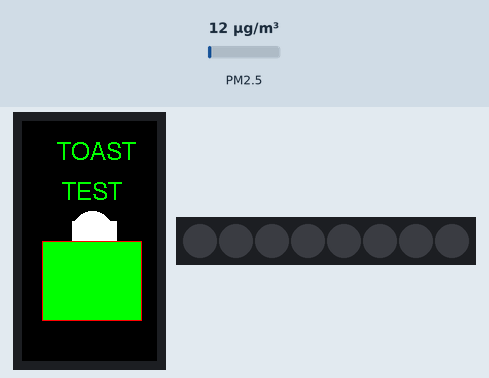
Bench run of a sketch on a simulated ESP32. On the bench: 135×240 colour display, 8 RGB LEDs in strip order, left to right. The inputs (shaded band) are chosen by the test bench; at power-on: PM2.5 12 µg/m³. Dim RGB values are drawn brighter than linear; WiFi joins after 1.5 s; servers stay silent unless stated; what the sketch prints to the serial monitor is not drawn.

Above: at 4.1 s.
At 10.2 s:
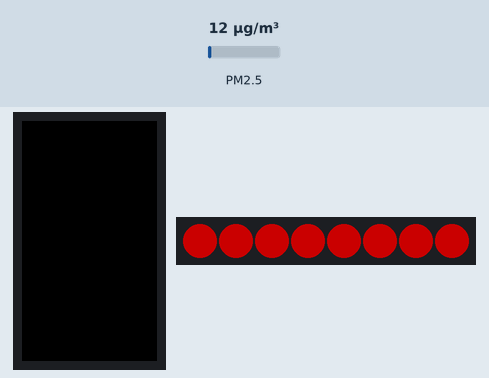
10.3 s: PM2.5 set to 150 µg/m³
At 13.8 s:
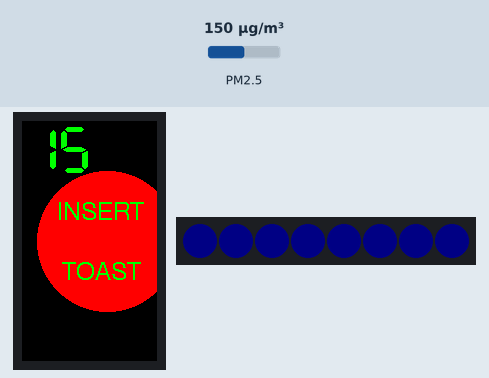
14.0 s: PM2.5 set to 6 µg/m³
17.1 s: PM2.5 set to 75 µg/m³
At 21.8 s:
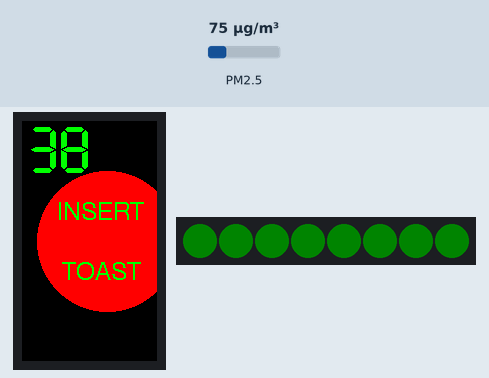
Timing chart, 0 to 28.6 s (numbered marks = the images above; inputs shaded):
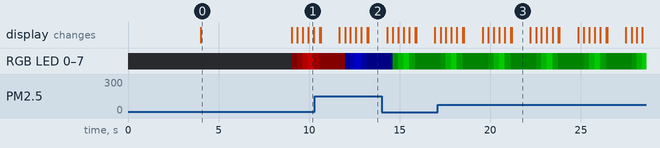

The sketch:

ttgoBasicBlynk.ino
```cpp
/*
 An example showing linear analogue meter
 */

// Meter colour schemes
#define SECS_PER_MIN  (60UL)
#define RXD2 13
#define TXD2 12
#define PIN 33
#define BLYNK_PRINT Serial
#define numberOfSeconds(_time_) (_time_ % SECS_PER_MIN)
#define numberOfMinutes(_time_) ((_time_ / SECS_PER_MIN) % SECS_PER_MIN)
const int numReadings = 10;
#include <TFT_eSPI.h>
#include <SPI.h>
#include "Adafruit_PM25AQI.h"
#include <Adafruit_NeoPixel.h>
#include <WiFi.h>
#include <WiFiClient.h>
#include <BlynkSimpleEsp32.h>
char auth[] = "";


// Your WiFi credentials.
// Set password to "" for open networks.
char ssid[] = "";
char pass[] = "";
Adafruit_PM25AQI aqi = Adafruit_PM25AQI();
Adafruit_NeoPixel strip = Adafruit_NeoPixel(8, PIN, NEO_GRB + NEO_KHZ800);
int zedLevel = 1;
int minutes;
int seconds;
int changer = 0;
float total = 0;
float maxDust = 1;
float timerTrue = 0.0;
int bight = 0;
int readings[numReadings];      // the readings from the analog input
int readIndex = 0;              // the index of the current reading
int total2 = 0;                  // the running total
int average = 0;                // the average
bool tell = 0;
TFT_eSPI tft = TFT_eSPI();
BlynkTimer timer;
int reading = 0;

void setup(void) {
  Serial.begin(115200);
  Serial1.begin(9600, SERIAL_8N1, RXD2, TXD2);
  Blynk.begin(auth, ssid, pass);
  delay(2000);
  timer.setInterval(5000L, blynkPrint);
  tft.begin();
  tft.setRotation(0);
  tft.fillScreen(TFT_BLACK);
  timerTrue = 0;
  total = 0;
  if (! aqi.begin_UART(&Serial1)) { // connect to the sensor over hardware serial
  //if (! aqi.begin_UART(&pmSerial)) { // connect to the sensor over software serial
    Serial.println("Could not find PM 2.5 sensor!");
    while (1) delay(10);
  }
  Serial.println("PM25 found!");
  for (int thisReading = 0; thisReading < numReadings; thisReading++) {
    readings[thisReading] = 0;
  }
  //tft.fillScreen(TFT_RED);
  tft.setTextColor(TFT_GREEN, TFT_BLACK);
  tft.drawString("TOAST",35,20,4);
   tft.drawString("TEST",40,60,4);
  tft.fillCircle( 70,110,20,TFT_WHITE);
  tft.fillRect(50,100,45,40,TFT_WHITE);
  tft.fillRect(20,120,100,80,TFT_GREEN);
  tft.drawRect(20,120,100,80,TFT_RED);

 delay(5000);
  tft.fillScreen(TFT_BLACK);
  strip.begin();
  strip.show(); // initialize all pixels to "off"
  pinMode(0, INPUT_PULLUP);
}

void loop() {
  Blynk.run();

  strip.show();
  brighten(zedLevel);

   PM25_AQI_Data data;

  if (! aqi.read(&data)) {

    Serial.println("Could not read from AQI");
    delay(500);  // try again in a bit!
    return;
  }
  if(digitalRead(0) == 0) {
    tell = 0;
    timerTrue = millis();
    maxDust = 1;
  }
  Serial.println("AQI reading success");
if((data.pm25_standard >= 1000) && (maxDust < data.pm25_standard)) {
  tell = 1;
  timerTrue = millis();
  maxDust = data.pm25_standard;
  }
  tft.setRotation(0);
 tft.setTextColor(TFT_GREEN, TFT_BLACK);
 //total = data.pm25_standard;
 //tft.drawCentreString("NUMBER",132,5,4);
 tft.drawNumber(int(total),5,5,7);
 if(!tell){
  tft.fillCircle(85,120,70,TFT_RED);
   tft.setTextColor(TFT_GREEN, TFT_RED);

  tft.drawString("INSERT",35,80,4);
   tft.drawString("TOAST",40,140,4);

 }
 if(tell){
  timer.run();

 tft.drawNumber(int(maxDust),40,220,4);
 tft.setRotation(1);
 int percent = ((total/maxDust) * 100);
 tft.drawNumber(int(percent),60,110,4);
 tft.drawString("%",100,110,4);
  int clocker = (millis() - timerTrue)/1000;
  time(clocker);

 tft.drawNumber(minutes,140,110,4);
 tft.drawString(":",160,110,4);
 tft.drawNumber(seconds,170,110,4);
 reading = map(total,0, maxDust, 20,0);
 int diff = total - data.pm25_standard;
 int flight = map(diff, -100, 100, 1,19);
 linearMeter(flight, 55,  10, 5, 35, 3, 19, 0);
 linearMeter(reading, 55,  60, 5, 35, 3, 19, 0);
 }
    //changer = int(random(-100,100));
  total2 = total2 - readings[readIndex];
  // read from the sensor:
  readings[readIndex] = data.pm25_standard;
  // add the reading to the total:
  total2 = total2 + readings[readIndex];
  // advance to the next position in the array:
  readIndex = readIndex + 1;

  // if we're at the end of the array...
  if (readIndex >= numReadings) {
    // ...wrap around to the beginning:
    readIndex = 0;
  }

  // calculate the average:
  total = total2 / numReadings;
  // send it to the computer as ASCII digits
  Serial.println(total);
   if(total < 25) zedLevel = 3;
   else if(total > 24 && total < 80) zedLevel = 2;
  else zedLevel = 1;

Serial.println(total);
  delay (1000);
  tft.fillScreen(TFT_BLACK);

}

// #########################################################################
//  Draw the linear meter
// #########################################################################
// val =  reading to show (range is 0 to n)
// x, y = position of top left corner
// w, h = width and height of a single bar
// g    = pixel gap to next bar (can be 0)
// n    = number of segments
// s    = colour scheme
void linearMeter(int val, int x, int y, int w, int h, int g, int n, byte s)
{
  // Variable to save "value" text colour from scheme and set default
  int colour = TFT_BLUE;
  // Draw n colour blocks
  for (int b = 1; b <= n; b++) {
    if (val > 0 && b <= val) { // Fill in coloured blocks
      colour = TFT_BLUE;
      tft.fillRect(x + b*(w+g), y, w, h, colour);
    }
    else // Fill in blank segments
    {
      tft.fillRect(x + b*(w+g), y, w, h, TFT_RED);
    }
    tft.fillRect(135,10,5,35,TFT_WHITE);
  }
}


void time(long val){
 minutes = numberOfMinutes(val);
 seconds = numberOfSeconds(val);
}
void brighten(int q) {
  uint16_t i, j;
  Serial.print("this is q");
  Serial.println(q);
  switch (q) {
  case 1:
    for (j = 5; j < 155; j++) {
    for (i = 0; i < strip.numPixels(); i++) {
      strip.setPixelColor(i, j,  0, 0);
    }
    strip.show();
    delay(255/(j+1));
  }


  for (j = 155; j > 6; j--) {
    for (i = 0; i < strip.numPixels(); i++) {
      strip.setPixelColor(i, j, 0, 0);
    }
    strip.show();
    delay(255/(j+1));

  }
    break;
  case 2:
    for (j = 5; j < 155; j++) {
    for (i = 0; i < strip.numPixels(); i++) {
      strip.setPixelColor(i, 0,  j, 0);
    }
    strip.show();
    delay(255/(j+1));
  }


  for (j = 155; j > 6; j--) {
    for (i = 0; i < strip.numPixels(); i++) {
      strip.setPixelColor(i, 0, j, 0);
    }
    strip.show();
    delay(255/(j+1));

  }
    break;
  case 3:
   for (j = 5; j < 155; j++) {
    for (i = 0; i < strip.numPixels(); i++) {
      strip.setPixelColor(i, 0,  0, j);
    }
    strip.show();
    delay(255/(j+1));
  }


  for (j = 155; j > 6; j--) {
    for (i = 0; i < strip.numPixels(); i++) {
      strip.setPixelColor(i, 0, 0, j);
    }
    strip.show();
    delay(255/(j+1));

  }
    break;


}
}
void blynkPrint(){
  Blynk.virtualWrite(V4, total);
}
```

Measured:
- what the display in image 0 shows lasts 5.0 s, from 4.0 s to 9.0 s
